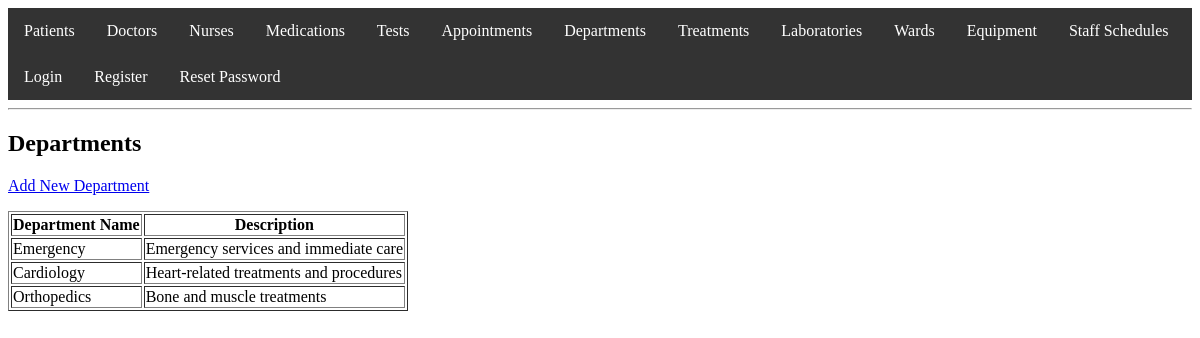
The app's page /department/view_departments.php with its own data.
### tables this page shows
CREATE TABLE Departments (
                             department_id INT PRIMARY KEY AUTO_INCREMENT,
                             name VARCHAR(50),
                             description TEXT
);

### department/view_departments.php (the view, shortened to what this page needs)
<?php
include '../auth.php';
include '../header.php';
$sql = "SELECT * FROM Departments";
$result = $conn->query($sql);
?>
<h2>Departments</h2>
<p><a href="add_department_form.php">Add New Department</a></p>
<table border="1">
    <tr>
        <th>Department Name</th>
        <th>Description</th>
    </tr>
    <?php while ($department = $result->fetch_assoc()): ?>
        <tr>
            <td><?php echo htmlspecialchars($department['name']); ?></td>
            <td><?php echo htmlspecialchars($department['description']); ?></td>
        </tr>
    <?php endwhile; ?>
</table>
<?php
include '../footer.php';
?>

### records on screen
departments: name "Emergency", description "Emergency services and immediate care"
departments: name "Cardiology", description "Heart-related treatments and procedures"
departments: name "Orthopedics", description "Bone and muscle treatments"
